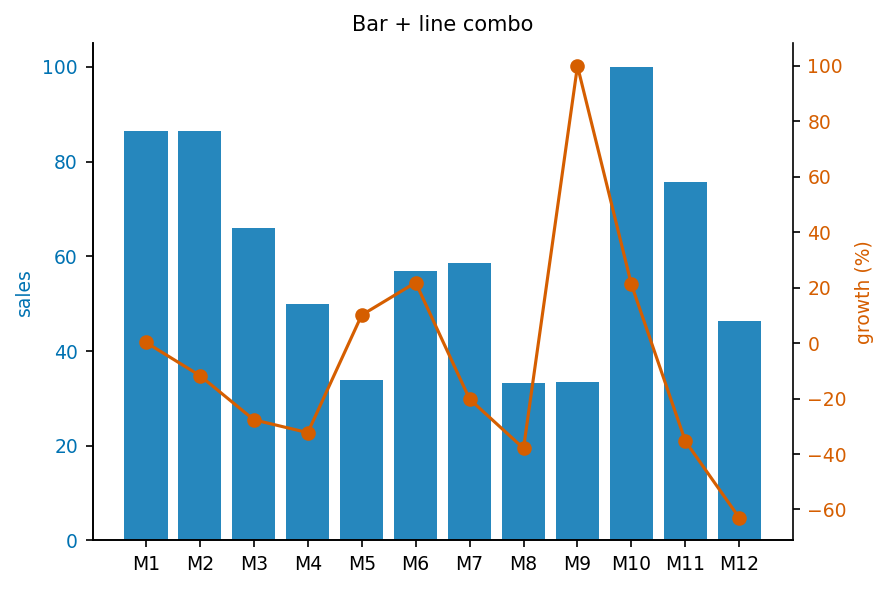

Write the Python code that produced this figure.
"""bar_combo: 柱状 + 折线组合（双 Y 轴）."""
import sys, os; sys.path.insert(0, os.path.join(os.path.dirname(os.path.abspath(__file__)), '..', '..', '_utils', 'python'))
import numpy as np
import matplotlib.pyplot as plt
from theme import apply_theme
from palette import cycle

def make_figure(title='Bar + line combo'):
    apply_theme()
    months = [f'M{i+1}' for i in range(12)]
    sales = np.random.default_rng(5).uniform(30, 100, 12)
    growth = np.gradient(sales) / sales * 100
    fig, ax = plt.subplots()
    ax.bar(months, sales, color=cycle(0), alpha=0.85, label='sales')
    ax.set_ylabel('sales', color=cycle(0))
    ax.tick_params(axis='y', labelcolor=cycle(0))
    ax2 = ax.twinx()
    ax2.plot(months, growth, '-o', color=cycle(1), label='growth %')
    ax2.set_ylabel('growth (%)', color=cycle(1))
    ax2.tick_params(axis='y', labelcolor=cycle(1))
    ax2.spines['right'].set_visible(True)
    ax.set_title(title)
    fig.tight_layout()
    return fig

if __name__ == '__main__':
    fig = make_figure(); fig.savefig(__file__.replace('.py', '.png'), dpi=150)
